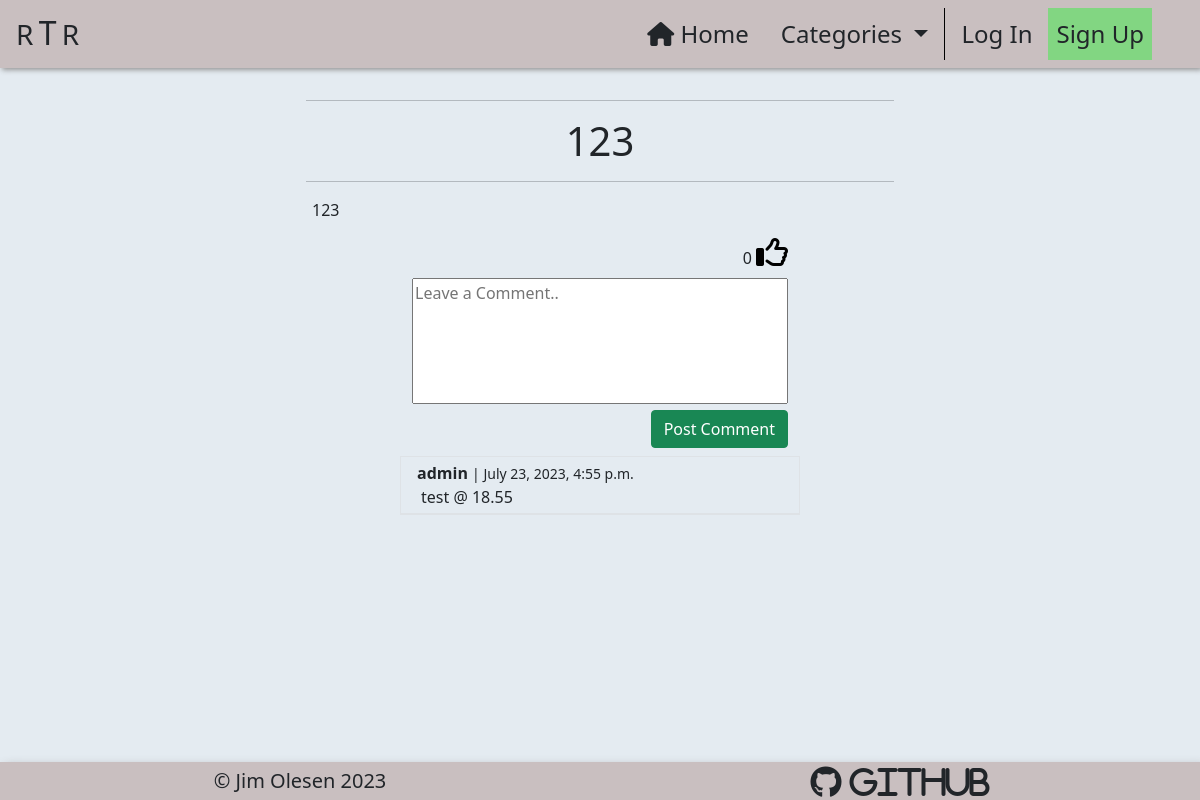
The page /post_detail/123-admin1/ on the database as committed earlier.
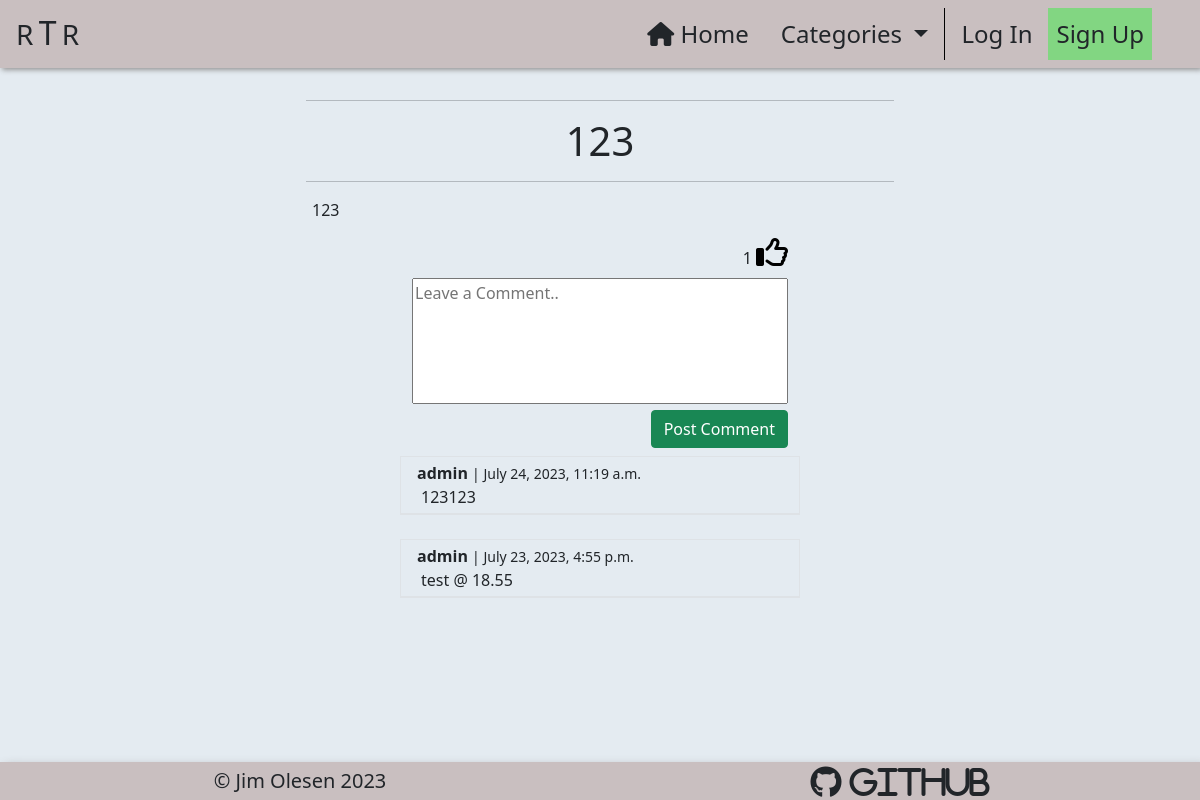
The same page on the database as committed later.
### home/models.py (models this page shows, shortened)
class Post(models.Model):
    title = models.CharField(max_length=200)
    slug = models.SlugField(
        max_length=200,
        null=True,
        blank=True
    )
    author = models.ForeignKey(
        User,
        on_delete=models.CASCADE,
        related_name='posts'
    )
    excerpt = models.TextField(max_length=300, null=True, blank=True)
    content = models.TextField()
    category = models.ForeignKey(
        Category,
        max_length=30,
        null=True,
        blank=True,
        on_delete=models.SET_NULL
    )
    created_on = models.DateTimeField(auto_now_add=True)
    status = models.IntegerField(choices=STATUS, default=1)
    likes = models.ManyToManyField(User, related_name='likes', blank=True)
    class Meta:
        ordering = ['-created_on']
    def number_of_likes(self):
        return self.likes.count()

class Comment(models.Model):
    post = models.ForeignKey(
        Post,
        on_delete=models.CASCADE,
        related_name="comments"
    )
    author = models.ForeignKey(
        User,
        on_delete=models.CASCADE,
        related_name='user_comments'
    )
    body = models.TextField(max_length=300)
    created_on = models.DateTimeField(auto_now_add=True)
    approved = models.BooleanField(default=True)
    parent = models.ForeignKey(
        'self',
        null=True,
        blank=True,
        on_delete=models.CASCADE,
        related_name='replies'
    )
    class Meta:
        ordering = ['-created_on']
    @property
    def is_top_level(self):
        if self.parent is None:
            return True
        return False

### post_detail/views.py (the view)
# urls.py: path('<slug:slug>/', views.post_detail, name='post_detail'),
def post_detail(request, slug, *args, **kwargs):
    queryset = Post.objects.filter(status=1)
    post = get_object_or_404(queryset, slug=slug)
    comments = post.comments.filter(approved=True).order_by("-created_on")
    comment_count = len(comments)
    liked = False
    commented = False
    if post.likes.filter(id=request.user.id).exists():
        liked = True
    if request.method == "POST":
        if not request.user.is_authenticated:
            return HttpResponseRedirect(reverse('account_login'))
        else:
            comment_form = CommentForm(data=request.POST)
            if comment_form.is_valid():
                comment_form.instance.email = request.user.email
                comment_form.instance.author = request.user
                comment = comment_form.save(commit=False)
                comment.post = post
                comment.save()
                messages.add_message(
                    request, messages.SUCCESS,
                    'Your comment has been posted!'
                )
                return HttpResponseRedirect(
                    reverse('post_detail',
                            args=[slug])
                )
    else:
        comment_form = CommentForm()
    return render(
        request,
        'post_detail/post_detail.html',
        {
            "post": post,
            "comments": comments,
            "comment_count": comment_count,
            "liked": liked,
            "comment_form": comment_form
        },
    )

### post_detail/forms.py
class CommentForm(forms.ModelForm):
    class Meta:
        model = Comment
        fields = ('body',)
        labels = {'body': ''}
        widgets = {
            'body': forms.Textarea(attrs={
                    'class': 'w-100 h-100',
                    'cols': 80,
                    'rows': 5,
                    'placeholder': 'Leave a Comment..',
                })
        }

### home/context_processors.py (called while the page is built)
def categories(request):
    return {
        'categories': Category.objects.all()
    }

### home/models.py (called while the page is built)
    def get_friendly_name(self):
        return self.friendly_name

### post_detail/templates/post_detail/post_detail.html (shortened to what this page needs)
{% extends "base.html" %}
{% load static %}
{% block content %}
    <div class="container-fluid mt-3">
        <div class="row text-center">
            <div class="col-12 text-center">
                <hr class="w-50 post-title-space">
                <h1>{{ post.title }}</h1>
                <hr class="w-50 post-title-space">
            </div>
        </div>
        <div class="row">
            <div class="col-12 col-md-10 col-lg-8 col-xl-6
                        offset-md-1 offset-lg-2 offset-xl-3 mb-4">
                {{ post.content|safe|urlize }}
            </div>
        </div>
        <div class="row">
            <div class="col-12 col-sm-8 col-md-6 col-xl-4
                        offset-sm-2 offset-md-3 offset-xl-4 mb-2">
                <div class="form-right-container d-flex justify-content-end">
                    <form class="like-form"
                          action="{% url 'post_like' post.slug %}"
                          method="POST">
                        {{ post.number_of_likes }}
                        {% if liked %}
                            <button class="p-0 m-0 border-0 bg-alice" type="submit">
                                <i class="fa-regular fa-thumbs-up fa-2xl d-block mb-3" style="color: #0047AB"></i>
                            </button>
                        {% else %}
                            <button class="p-0 m-0 border-0 bg-alice" type="submit">
                                <i class="fa-regular fa-thumbs-up fa-2xl d-block mb-3"></i>
                            </button>
                        {% endif %}
                    </form>
                </div>
            </div>
        </div>
        <div class="row">
            <div class="col-12 col-sm-8 col-md-6 col-xl-4
                        offset-sm-2 offset-md-3 offset-xl-4">
                <form id="comment-form" action="" method="POST">
                    {{ comment_form }}
                    <div class="row">
                        <div class="col-12 text-end">
                            <button type="submit" class="btn btn-success mb-2">Post Comment</button>
                        </div>
                    </div>
                </form>
            </div>
        </div>
        {% for comment in comments %}
            {% if comment.is_top_level %}
                <div class="row">
                    <div class="col-12 col-sm-8 col-md-6 col-xl-4
                                offset-sm-2 offset-md-3 offset-xl-4 border mb-4">
                        <p class="mb-0 mt-1 ms-1 d-inline-block"><strong>{{ comment.author }}</strong></p>
                        <small> | {{ comment.created_on }}</small>
                        <p class="mb-1 ms-2">{{ comment.body }}</p>
                        <div class="row">
                            <div class="col-12 border-top">
                            </div>
                        </div>
                    </div>
                </div>
            {% endif %}
        {% endfor %}
    </div>
{% endblock %}

### templates/base.html (shortened to what this page needs)
{% load static %}
<!DOCTYPE html>
<html class="h-100 w-100" lang="en">
    <head>
        {% block corecss %}
            <link rel="stylesheet"
                  href="https://cdnjs.cloudflare.com/ajax/libs/font-awesome/5.15.3/css/all.min.css"
            >
            <link href="https://cdn.jsdelivr.net/npm/bootstrap@5.0.1/dist/css/bootstrap.min.css"
                  rel="stylesheet"
            >
            <link rel="stylesheet"
                  href="{% static 'css/base.css' %}"
            >
        {% endblock %}
    </head>
    <body class="h-100 w-100 d-flex flex-column bg-alice">
        <nav class="navbar navbar-expand-lg navbar-light bg-ghost box-shadow-smol">
            <a class="navbar-brand ms-3" href="{% url 'index' %}">
                <span class="fs-3 text-dark">R</span>
                <h2 class="d-inline text-dark">T</h2>
                <span class="fs-3 text-dark me-5">R</span>
            </a>
            <div class="collapse navbar-collapse" id="navbarNavDropdown">
              <ul class="navbar-nav ms-auto me-5">
                <li class="nav-item">
                  <a class="nav-link ms-2 me-2 text-dark fs-4"
                     href="{% url 'index' %}">
                    <i class="fa-solid fa-house"></i>
                    Home
                  </a>
                </li>
                <li class="nav-item dropdown">
                  <a class="nav-link dropdown-toggle ms-2 me-2 text-dark fs-4"
                     href="#"
                     id="categories-dropdown" data-bs-toggle="dropdown"
                     aria-haspopup="true" aria-expanded="false">
                    Categories
                  </a>
                </li>
                {% if user.is_authenticated %}
                  <li class="nav-item dropdown">
                    <a class="nav-link dropdown-toggle ms-2 text-dark fs-4" href="#"
                       id="userDropDown" data-bs-toggle="dropdown"
                       aria-haspopup="true" aria-expanded="false">
                      <i class="fa-solid fa-user"></i>
                      {{ user.username }}
                    </a>
                    <div class="dropdown-menu p-0 border-0 m-0" aria-labelledby="userDropDown">
                      <a class="dropdown-item bg-ghost text-dark fs-5" href="{% url 'profile' %}">
                        Profile
                      </a>
                      <a class="dropdown-item bg-ghost text-dark fs-5" href="{% url 'account_logout' %}">
                        Log Out
                      </a>
                    </div>
                  </li>
                {% else %}
                  <li class="nav-item ml-auto">
                    <a class="nav-link fs-4 ms-2 text-dark"
                       href="{% url 'account_login' %}">
                       Log In
                    </a>
                  </li>
                  <li class="nav-item">
                    <a class="nav-link fs-4 ms-2 text-dark bg-light-green"
                       href="{% url 'account_signup' %}">
                      Sign Up
                    </a>
                  </li>
                {% endif %}
              </ul>
            </div>
          </nav>
        {% block content %}
        {% endblock content %}
                <footer class="mt-auto w-100 bg-ghost box-shadow-large">
                  <div class="container-fluid">
                      <div class="row mt-1">
                          <div class="col-6 text-center">
                              <p class="fs-5 text-dark mb-1">
                                  &copy; Jim Olesen 2023
                              </p>
                          </div>
                          <div class="col-6 text-center">
                              <a class="text-dark"
                                     href="https://github.com/Enquil/"
                                     target="_blank">
                                  <i class="fa-brands fa-github fa-2x"> Github</i>
                              </a>
                          </div>
                      </div>
                  </div>
                </footer>
    </body>
</html>

### static/css/base.css (style rules this page uses)
textarea { resize: none; width: 500px; max-width: 100%; }
.post-title-space { margin-left: 25%; }
.box-shadow-large { box-shadow: 5px 5px 10px rgb(150, 150, 150); }
.box-shadow-smol { box-shadow: 2px 2px 5px rgb(150, 150, 150); }
.bg-alice { background-color: #e4ebf1; }
.bg-ghost { background-color: #c9bfc0; }
.bg-light-green { background-color: #82d682; }

Rows that differ between the two databases and show on the page:
computed for Post: number_of_likes "0" → "1"
added Comment: author "admin", created_on "July 24, 2023, 11:19 a.m.", body "123123"
